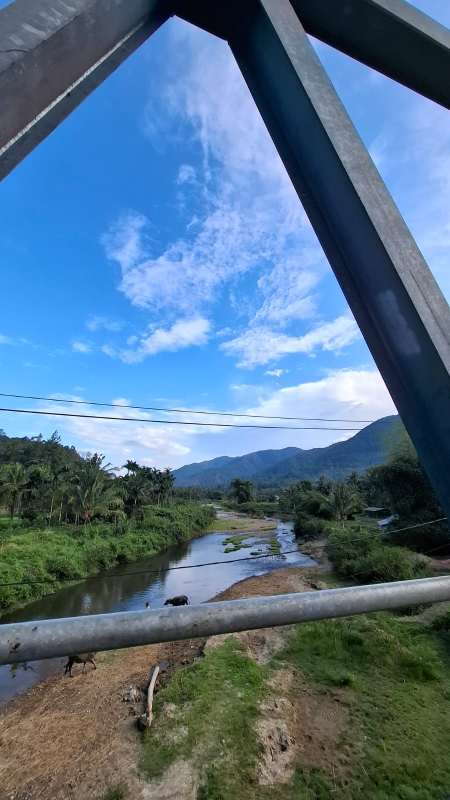
#> input picture foto1.jpeg, 900 x 1600 px (shown at 1/2 size)
$ python RestorasiCitra1.py
#> lines starting #> are read from the running program, lines starting #| are printed output that depends on the picture
import cv2
import numpy as np
import matplotlib.pyplot as plt
import time
from scipy.signal import fftconvolve
from skimage.metrics import structural_similarity as ssim

# =====================================================
# 1. FUNGSI UTILITAS & METRIK
# =====================================================
def calculate_mse(original, restored):
    return np.mean((original.astype(np.float64) - restored.astype(np.float64)) ** 2)

def calculate_psnr(original, restored):
    mse = calculate_mse(original, restored)
    if mse == 0:
        return float('inf')
    max_pixel = 255.0
    return 20 * np.log10(max_pixel / np.sqrt(mse))

def magnitude_spectrum(image):
    gray = cv2.cvtColor(image.astype(np.uint8), cv2.COLOR_RGB2GRAY)
    f = np.fft.fft2(gray)
    fshift = np.fft.fftshift(f)
    magnitude = np.log(1 + np.abs(fshift))
    return magnitude

# =====================================================
# 2. LOAD ORIGINAL IMAGE
# =====================================================
original_uint8 = cv2.imread('foto1.jpeg')
#> original_uint8 is the input picture: shape (1600, 900, 3); mean B, G, R 137.3, 113.4, 85.8
if original_uint8 is None:
    raise FileNotFoundError("Error: 'foto1.jpeg' tidak ditemukan di direktori saat ini.")

original_uint8 = cv2.cvtColor(original_uint8, cv2.COLOR_BGR2RGB)
# Resize opsional untuk mempercepat komputasi (bisa dihapus jika ingin resolusi asli)
original_uint8 = cv2.resize(original_uint8, (512, 512))
#> original_uint8: shape (512, 512, 3)
original = original_uint8.astype(np.float32)

# =====================================================
# 3. ESTIMASI PSF (Motion Blur 30°, Panjang 15)
# =====================================================
def motion_psf(length=15, angle=30):
#> called with length = 15, angle = 30
    psf = np.zeros((length, length))
    center = length // 2
    angle_rad = np.deg2rad(angle)
    for i in range(length):
        x = int(center + (i - center) * np.cos(angle_rad))
        y = int(center + (i - center) * np.sin(angle_rad))
        if 0 <= x < length and 0 <= y < length:
            psf[y, x] = 1
    psf /= psf.sum()
    return psf

psf = motion_psf(15, 30)

# =====================================================
# 4. DEGRADASI CITRA
# =====================================================
def apply_blur_color(image, psf):
    result = np.zeros_like(image)
    for c in range(3):
        result[:,:,c] = fftconvolve(image[:,:,c], psf, mode='same')
    return result

# A. Motion Blur
blurred = apply_blur_color(original, psf)

# B. Gaussian Noise + Motion Blur (σ=20)
gaussian_noise = np.random.normal(0, 20, original.shape)
blur_gaussian = blurred + gaussian_noise

# C. Salt-and-Pepper Noise (5%) + Motion Blur
sp_noise = blurred.copy()
prob = 0.05
rand = np.random.rand(*original.shape[:2])
for c in range(3):
    sp_noise[:,:,c][rand < prob/2] = 0
    sp_noise[:,:,c][rand > 1 - prob/2] = 255
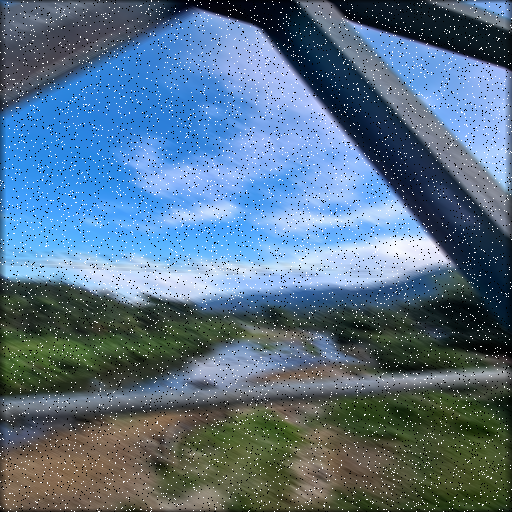
#> sp_noise: shape (512, 512, 3) float32; mean R, G, B 87.1, 113.1, 135.7; drawn with min black and max white

# Clip nilai ke rentang 0-255
blurred = np.clip(blurred, 0, 255)
blur_gaussian = np.clip(blur_gaussian, 0, 255)
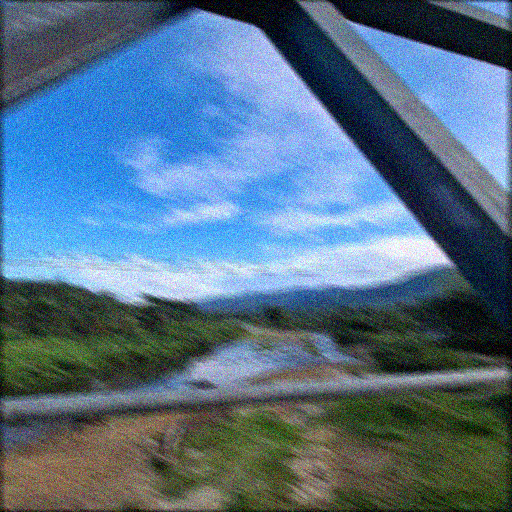
#> blur_gaussian: shape (512, 512, 3) float64; mean R, G, B 85.4, 112.5, 134.7
sp_noise = np.clip(sp_noise, 0, 255)

# =====================================================
# 5. METODE RESTORASI
# =====================================================
def inverse_filter(img_blur, psf, threshold=1e-3):
    result = np.zeros_like(img_blur)
    for c in range(3):
        G = np.fft.fft2(img_blur[:,:,c])
        H = np.fft.fft2(psf, s=img_blur[:,:,c].shape)

        # Thresholding untuk menghindari pembagian dengan nol
        H_inv = np.zeros_like(H)
        mask = np.abs(H) > threshold
        H_inv[mask] = 1.0 / H[mask]

        F_hat = G * H_inv
        result[:,:,c] = np.real(np.fft.ifft2(F_hat))
    return np.clip(result, 0, 255)

def wiener_filter(img_blur, psf, K=0.01):
    result = np.zeros_like(img_blur)
    for c in range(3):
        G = np.fft.fft2(img_blur[:,:,c])
        H = np.fft.fft2(psf, s=img_blur[:,:,c].shape)
        H_conj = np.conj(H)

        F_hat = (H_conj / (np.abs(H)**2 + K)) * G
        result[:,:,c] = np.real(np.fft.ifft2(F_hat))
    return np.clip(result, 0, 255)

def lucy_richardson_scipy(img_blur, psf, iterations=15):
    result = np.zeros_like(img_blur)
    psf_mirror = psf[::-1, ::-1] # PSF dibalik untuk korelasi silang

    for c in range(3):
        img_channel = img_blur[:,:,c] / 255.0
        est = np.full(img_channel.shape, 0.5) # Tebakan awal

        for _ in range(iterations):
            est_conv = fftconvolve(est, psf, mode='same')
            est_conv[est_conv == 0] = 1e-5 # Stabilitas numerik
            relative_blur = img_channel / est_conv
            error_est = fftconvolve(relative_blur, psf_mirror, mode='same')
            est = est * error_est

        result[:,:,c] = est * 255.0
    return np.clip(result, 0, 255)

# =====================================================
# 6. PIPELINE EVALUASI & EKSEKUSI
# =====================================================
datasets = {
    "Motion Blur": (blurred, 0.001),                   # K sangat kecil karena hampir tidak ada noise
    "Gaussian + Blur": (blur_gaussian, (20**2)/2500),  # Estimasi K = var(noise) / var(signal)
    "SP + Blur": (sp_noise, 0.05)                      # Estimasi kasar K untuk S&P
}

results_table = []
restored_images = {}

print("Memulai proses restorasi. Harap tunggu...")

for name, (degraded, K_est) in datasets.items():
    print(f"\nMemproses: {name}...")
    restored_images[name] = {'degraded': degraded}

    # 1. Inverse Filter
    start = time.time()
    inv_img = inverse_filter(degraded, psf)
    inv_time = time.time() - start

    # 2. Wiener Filter
    start = time.time()
    wnr_img = wiener_filter(degraded, psf, K=K_est)
    wnr_time = time.time() - start

    # 3. Lucy-Richardson
    start = time.time()
    lucy_img = lucy_richardson_scipy(degraded, psf)
    lucy_time = time.time() - start

    # Evaluasi Metrik
    for method, img, t in [("Inverse", inv_img, inv_time),
                           ("Wiener", wnr_img, wnr_time),
                           ("Lucy-R", lucy_img, lucy_time)]:

        img_uint8 = img.astype(np.uint8)
        mse_val = calculate_mse(original_uint8, img_uint8)
        psnr_val = calculate_psnr(original_uint8, img_uint8)
        ssim_val = ssim(original_uint8, img_uint8, channel_axis=2, data_range=255)

        results_table.append([name, method, f"{mse_val:.2f}", f"{psnr_val:.2f}", f"{ssim_val:.4f}", f"{t:.4f}"])
        restored_images[name][method.lower()] = img_uint8
#> this loop made 3 passes
#> (name, K_est) on passes 1 to 3: ('Motion Blur', 0.001), ('Gaussian + Blur', 0.16), ('SP + Blur', 0.05)
#> (printed output is left out)
#> pass 1, `lucy_img = lucy_richardson_scipy(degraded, psf)`:
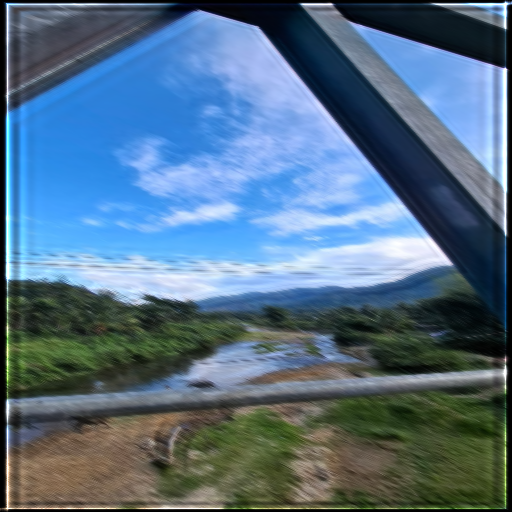
#> lucy_img: shape (512, 512, 3) float32; mean R, G, B 84.6, 111.7, 134.6
#> pass 2, `inv_img = inverse_filter(degraded, psf)`:
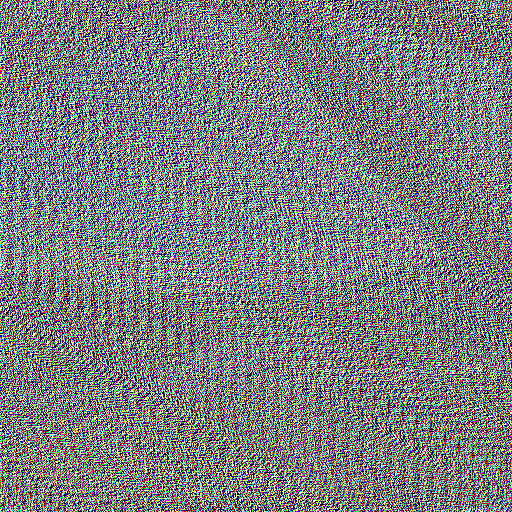
#> inv_img: shape (512, 512, 3) float64; mean R, G, B 123.3, 125.9, 128.6
#> after the loop, restored_images = 3 items; results_table = 9 items

print("\nProses selesai. Membuka visualisasi...")

# =====================================================
# 7. VISUALISASI HASIL RESTORASI (Gambar)
# =====================================================
fig_img, axes_img = plt.subplots(3, 4, figsize=(16, 12))
fig_img.suptitle("Evaluasi Visual Metode Restorasi Citra", fontsize=18)

row = 0
for name, imgs in restored_images.items():
    axes_img[row, 0].imshow(imgs['degraded'].astype(np.uint8))
    axes_img[row, 0].set_title(f"Degraded:\n{name}")
    axes_img[row, 0].axis('off')

    axes_img[row, 1].imshow(imgs['inverse'])
    axes_img[row, 1].set_title("Inverse Filter")
    axes_img[row, 1].axis('off')

    axes_img[row, 2].imshow(imgs['wiener'])
    axes_img[row, 2].set_title("Wiener Filter")
    axes_img[row, 2].axis('off')

    axes_img[row, 3].imshow(imgs['lucy-r'])
    axes_img[row, 3].set_title("Lucy-Richardson")
    axes_img[row, 3].axis('off')
    row += 1
#> this loop made 3 passes
#> name on passes 1 to 3: 'Motion Blur', 'Gaussian + Blur', 'SP + Blur'
#> after the loop, row = 3

plt.tight_layout()
plt.show()
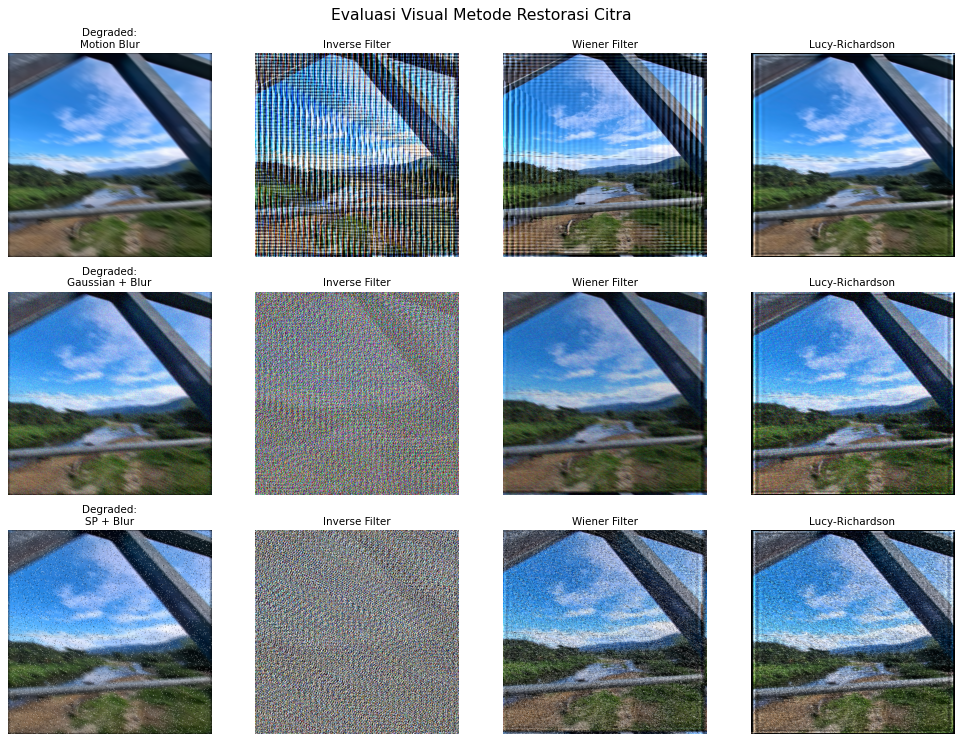
#> figure drawn by matplotlib, 12 panels

# =====================================================
# 8. TABEL EVALUASI METRIK
# =====================================================
fig_table = plt.figure(figsize=(10, 4))
ax = fig_table.add_subplot(111)
ax.axis('off')
column_labels = ["Skenario Degradasi", "Metode", "MSE", "PSNR", "SSIM", "Time (s)"]

table = ax.table(cellText=results_table, colLabels=column_labels, loc='center', cellLoc='center')
table.auto_set_font_size(False)
table.set_fontsize(11)
table.scale(1, 2)

plt.title("Tabel Perbandingan Kinerja Metode Restorasi", fontsize=14, pad=10)
plt.tight_layout()
plt.show()

# =====================================================
# 9. VISUALISASI SPEKTRUM FREKUENSI
# =====================================================
plt.figure(figsize=(14, 4))
plt.subplot(1,4,1)
plt.imshow(magnitude_spectrum(original_uint8), cmap='gray')
plt.title("Spektrum Original")
plt.axis('off')

plt.subplot(1,4,2)
plt.imshow(magnitude_spectrum(blurred), cmap='gray')
plt.title("Spektrum Motion Blur")
plt.axis('off')

plt.subplot(1,4,3)
plt.imshow(magnitude_spectrum(blur_gaussian), cmap='gray')
#> in magnitude_spectrum (call 3), `magnitude = np.log(1 + np.abs(fshift))`:
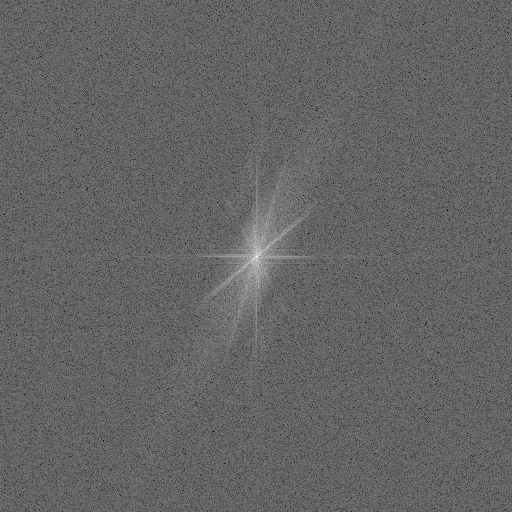
#> magnitude: shape (512, 512) float64; min 2.98, max 17.14, mean 8.6; drawn with min black and max white
plt.title("Spektrum Gauss + Blur")
plt.axis('off')

plt.subplot(1,4,4)
plt.imshow(magnitude_spectrum(sp_noise), cmap='gray')
#> in magnitude_spectrum (call 4), `gray = cv2.cvtColor(image.astype(np.uint8), cv2.COLOR_RGB2GRAY)`:
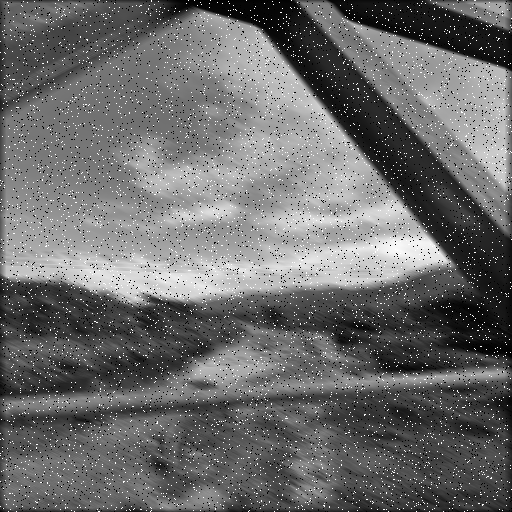
#> gray: shape (512, 512); min 0, max 255, mean 107.4
plt.title("Spektrum S&P + Blur")
plt.axis('off')

plt.tight_layout()
plt.show()
